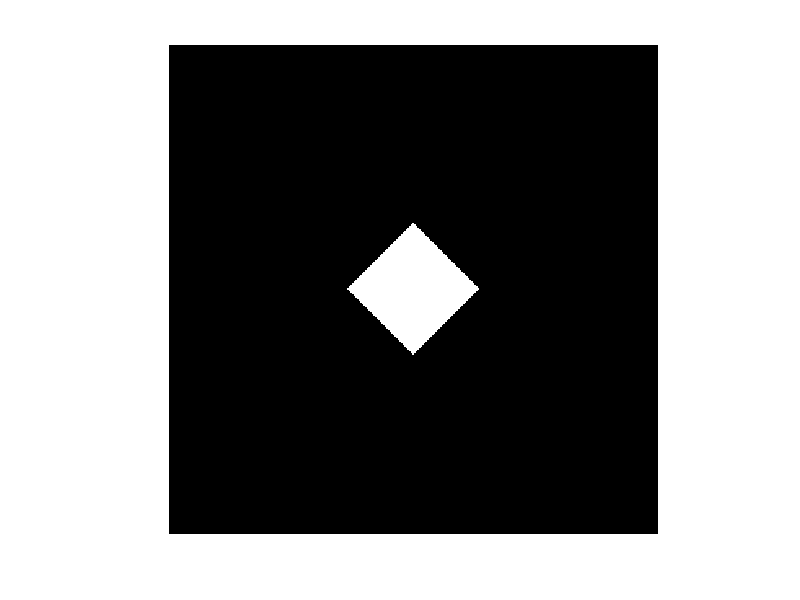

This chart was generated by the following MATLAB code:
a = zeros(300, 300);
cx = 150;
cy = 150;
myRadius = 40;

[r, c] = size(a);
for i = 1:r
    for j = 1:c
        if (abs(i - cx) + abs(j - cy) <= myRadius)
            a(i, j) = 255;
        end
    end
end

figure;
imshow(a, []);
